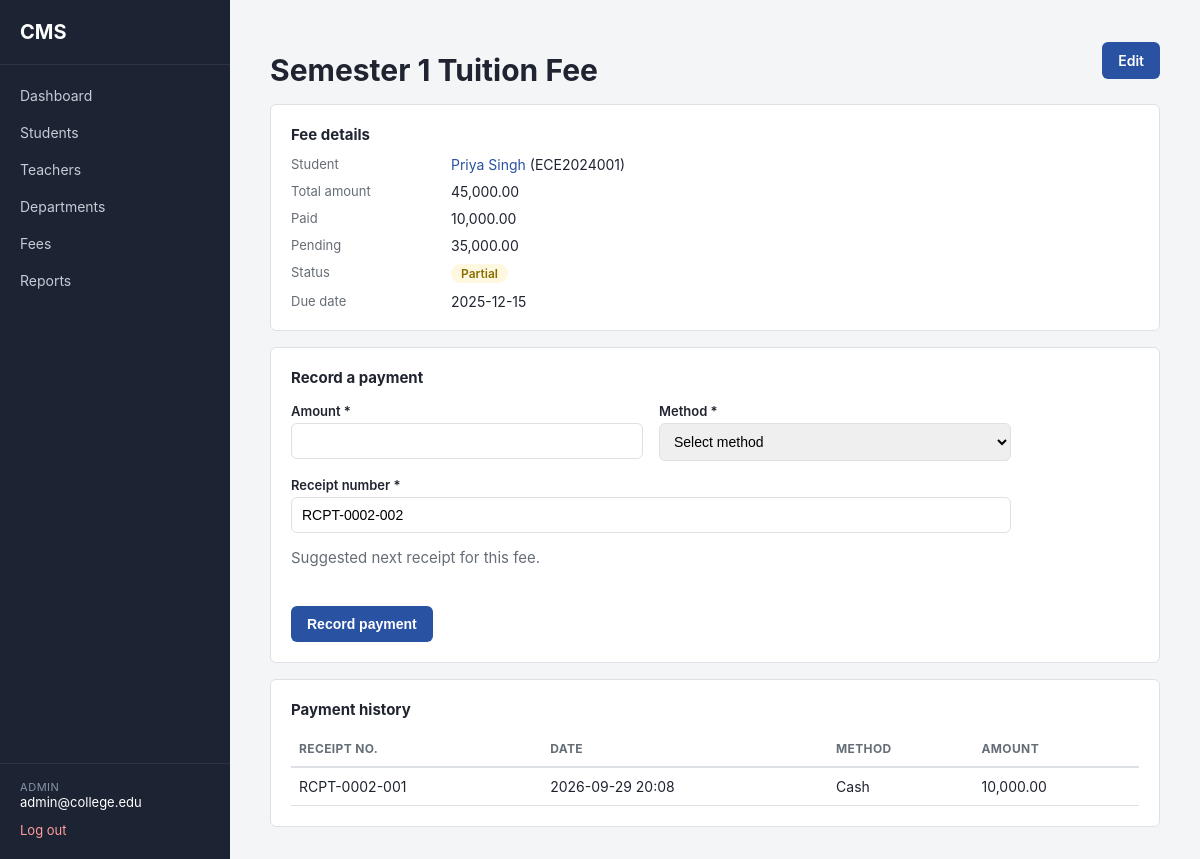
Page /admin/fees/2 (signed in) on the committed database.
### app/models/user.py (models this page shows, shortened)
class User(db.Model, UserMixin, TimestampMixin):
    __tablename__ = "users"
    id = db.Column(db.Integer, primary_key=True)
    email = db.Column(db.String(120), unique=True, nullable=False, index=True)
    password_hash = db.Column(db.String(255), nullable=False)
    role = db.Column(db.String(20), nullable=False)
    is_active_account = db.Column(db.Boolean, default=True, nullable=False)
    student_profile = db.relationship(
        "Student", backref="user", uselist=False, cascade="all, delete-orphan"
    )
    teacher_profile = db.relationship(
        "Teacher", backref="user", uselist=False, cascade="all, delete-orphan"
    )
    @property
    def is_active(self):
        return self.is_active_account
    def is_admin(self):
        return self.role == "admin"

### app/models/fee.py (models this page shows, shortened)
class Fee(db.Model, TimestampMixin):
    __tablename__ = "fees"
    id = db.Column(db.Integer, primary_key=True)
    student_id = db.Column(db.Integer, db.ForeignKey("students.id"), nullable=False)
    title = db.Column(db.String(100), nullable=False)  # "Semester 3 Fees"
    total_amount = db.Column(db.Float, nullable=False)
    due_date = db.Column(db.Date, nullable=True)
    payments = db.relationship("Payment", backref="fee", lazy=True)
    def paid_amount(self):
        return sum(p.amount for p in self.payments)
    def pending_amount(self):
        return round(self.total_amount - self.paid_amount(), 2)
    def status(self):
        if self.pending_amount() <= 0:
            return "paid"
        if self.paid_amount() > 0:
            return "partial"
        return "pending"

### app/models/student.py (models this page shows, shortened)
class Student(db.Model, TimestampMixin):
    __tablename__ = "students"
    id = db.Column(db.Integer, primary_key=True)
    user_id = db.Column(
        db.Integer, db.ForeignKey("users.id"), unique=True, nullable=False
    )
    roll_number = db.Column(db.String(30), unique=True, nullable=False)
    full_name = db.Column(db.String(150), nullable=False)
    date_of_birth = db.Column(db.Date, nullable=True)
    gender = db.Column(db.String(20), nullable=True)
    phone = db.Column(db.String(20), nullable=True)
    address = db.Column(db.String(255), nullable=True)
    admission_date = db.Column(db.Date, nullable=True)
    course_id = db.Column(db.Integer, db.ForeignKey("courses.id"), nullable=False)
    current_semester_id = db.Column(
        db.Integer, db.ForeignKey("semesters.id"), nullable=True
    )
    section_id = db.Column(db.Integer, db.ForeignKey("sections.id"), nullable=True)
    is_active_student = db.Column(db.Boolean, default=True, nullable=False)
    current_semester = db.relationship(
        "Semester", foreign_keys=[current_semester_id]
    )
    enrollments = db.relationship("Enrollment", backref="student", lazy=True)
    attendance_records = db.relationship("Attendance", backref="student", lazy=True)
    marks_records = db.relationship("Marks", backref="student", lazy=True)
    fees = db.relationship("Fee", backref="student", lazy=True)

### app/models/payment.py (models this page shows, shortened)
class Payment(db.Model):
    __tablename__ = "payments"
    id = db.Column(db.Integer, primary_key=True)
    fee_id = db.Column(db.Integer, db.ForeignKey("fees.id"), nullable=False)
    amount = db.Column(db.Float, nullable=False)
    paid_on = db.Column(db.DateTime, default=datetime.utcnow, nullable=False)
    method = db.Column(db.String(30), nullable=True)  # "cash", "card", "upi" ...
    receipt_number = db.Column(db.String(50), unique=True, nullable=False)

### app/routes/fees.py (the view)
@fees_bp.route("/<int:fee_id>")
@login_required
@role_required("admin")
def view_fee(fee_id):
    fee = Fee.query.get_or_404(fee_id)
    return render_template(
        "fees/profile.html",
        fee=fee,
        payment_methods=PAYMENT_METHODS,
        suggested_receipt=_next_receipt(fee),
    )

### app/__init__.py (called while the page is built)
@login_manager.user_loader
def load_user(user_id):
    from app.models.user import User
    return db.session.get(User, int(user_id))

### app/routes/fees.py (called while the page is built)
def _next_receipt(fee):
    count = Payment.query.filter_by(fee_id=fee.id).count()
    return f"RCPT-{fee.id:04d}-{count + 1:03d}"

### app/templates/fees/profile.html (shortened to what this page needs)
{% extends "base.html" %}
{% block content %}
<div class="page-header">
    <h1>{{ fee.title }}</h1>
    <a href="{{ url_for('fees.edit_fee', fee_id=fee.id) }}" class="btn btn-primary">Edit</a>
</div>
<div class="card">
    <h2 class="card-title">Fee details</h2>
    <dl class="detail-grid">
        <dt>Student</dt>
        <dd><a href="{{ url_for('students.view_student', student_id=fee.student_id) }}">{{ fee.student.full_name }}</a> ({{ fee.student.roll_number }})</dd>
        <dt>Total amount</dt><dd>{{ fee.total_amount | money }}</dd>
        <dt>Paid</dt><dd>{{ fee.paid_amount() | money }}</dd>
        <dt>Pending</dt><dd>{{ fee.pending_amount() | money }}</dd>
        {% set status = fee.status() %}
        <dt>Status</dt>
        <dd>
            <span class="badge {{ 'badge-success' if status == 'paid' else ('badge-warning' if status == 'partial' else 'badge-danger') }}">
                {{ status | capitalize }}
            </span>
        </dd>
        <dt>Due date</dt><dd>{{ fee.due_date or "-" }}</dd>
    </dl>
</div>
<div class="card">
    <h2 class="card-title">Record a payment</h2>
    {% if status != "paid" %}
    <form method="POST" action="{{ url_for('fees.add_payment', fee_id=fee.id) }}" class="stacked-form">
        <div class="form-grid">
            <div>
                <label for="amount">Amount *</label>
                <input type="number" id="amount" name="amount" min="0.01" step="0.01"
                       max="{{ fee.pending_amount() }}" required>
            </div>
            <div>
                <label for="method">Method *</label>
                <select id="method" name="method" required>
                    <option value="">Select method</option>
                </select>
            </div>
            <div class="span-2">
                <label for="receipt_number">Receipt number *</label>
                <input type="text" id="receipt_number" name="receipt_number"
                       value="{{ suggested_receipt }}" required>
                <p class="text-muted">Suggested next receipt for this fee.</p>
            </div>
        </div>
        <div class="form-actions">
            <button type="submit" class="btn btn-primary">Record payment</button>
        </div>
    </form>
    {% else %}
    <p class="text-muted">This fee is fully paid - no more payments can be recorded.</p>
    {% endif %}
</div>
<div class="card">
    <h2 class="card-title">Payment history</h2>
    {% if fee.payments %}
    <table class="data-table">
        <thead>
            <tr>
                <th>Receipt no.</th>
                <th>Date</th>
                <th>Method</th>
                <th>Amount</th>
            </tr>
        </thead>
        <tbody>
            {% for payment in fee.payments | sort(attribute="paid_on", reverse=true) %}
            <tr>
                <td>{{ payment.receipt_number }}</td>
                <td>{{ payment.paid_on.strftime('%Y-%m-%d %H:%M') }}</td>
                <td>{{ payment.method | replace("_", " ") | title }}</td>
                <td>{{ payment.amount | money }}</td>
            </tr>
            {% endfor %}
        </tbody>
    </table>
    {% else %}
    <p class="text-muted">No payments recorded for this fee yet.</p>
    {% endif %}
</div>
{% endblock %}

### app/templates/base.html (shortened to what this page needs)
<!DOCTYPE html>
<html lang="en">
<head>
    <link rel="stylesheet" href="{{ url_for('static', filename='css/style.css') }}">
</head>
<body>
{% if current_user.is_authenticated %}
<div class="layout">
    <aside class="sidebar">
        <div class="sidebar-brand">CMS</div>
        <nav class="sidebar-nav">
            <a href="{{ url_for('main.dashboard') }}" class="nav-link">Dashboard</a>
            {% if current_user.is_admin() %}
                <a href="{{ url_for('students.list_students') }}" class="nav-link">Students</a>
                <a href="{{ url_for('teachers.list_teachers') }}" class="nav-link">Teachers</a>
                <a href="{{ url_for('departments.list_departments') }}" class="nav-link">Departments</a>
                <a href="{{ url_for('fees.list_fees') }}" class="nav-link">Fees</a>
                <a href="{{ url_for('reports.index') }}" class="nav-link">Reports</a>
            {% elif current_user.is_teacher() %}
                <a href="#" class="nav-link">My Subjects</a>
                <a href="#" class="nav-link">Attendance</a>
                <a href="#" class="nav-link">Marks</a>
            {% else %}
                <a href="#" class="nav-link">My Attendance</a>
                <a href="#" class="nav-link">My Marks</a>
                <a href="#" class="nav-link">My Fees</a>
            {% endif %}
        </nav>
        <div class="sidebar-footer">
            <div class="user-chip">
                <span class="user-role">{{ current_user.role }}</span>
                <span class="user-email">{{ current_user.email }}</span>
            </div>
            <a href="{{ url_for('auth.logout') }}" class="logout-link">Log out</a>
        </div>
    </aside>
    <main class="content">
        {% block content %}{% endblock %}
    </main>
</div>
{% else %}
    {% include "_flash.html" %}
    {% block guest_content %}{% endblock %}
{% endif %}
</body>
</html>

### app/static/css/style.css (style rules this page uses)
:root { --color-bg: #f4f5f7; --color-surface: #ffffff; --color-border: #dde1e6; --color-text: #1f2430; --color-text-muted: #656d76; --color-primary: #2952a3; --color-primary-dark: #1f3f80; --color-sidebar-bg: #1c2333; --color-sidebar-text: #c7cbd6; --color-sidebar-text-active: #ffffff; --color-success: #1e7e34; --color-danger: #b3261e; --color-warning: #8a6d00; --color-info: #14618c; --radius: 6px; --font: -apple-system, BlinkMacSystemFont, "Segoe UI", Roboto, Helvetica, Arial, sans-serif; }
* { box-sizing: border-box; }
body { margin: 0; font-family: var(--font); background: var(--color-bg); color: var(--color-text); font-size: 15px; }
a { color: var(--color-primary); text-decoration: none; }
.layout { display: flex; min-height: 100vh; }
.sidebar { width: 230px; flex-shrink: 0; background: var(--color-sidebar-bg); color: var(--color-sidebar-text); display: flex; flex-direction: column; padding: 20px 0; }
.sidebar-brand { font-weight: 700; font-size: 20px; color: #fff; padding: 0 20px 20px 20px; border-bottom: 1px solid rgba(255, 255, 255, 0.08); }
.sidebar-nav { display: flex; flex-direction: column; margin-top: 12px; flex-grow: 1; }
.nav-link { color: var(--color-sidebar-text); padding: 10px 20px; font-size: 14px; }
.sidebar-footer { padding: 16px 20px 0 20px; border-top: 1px solid rgba(255, 255, 255, 0.08); }
.user-chip { display: flex; flex-direction: column; margin-bottom: 10px; }
.user-role { text-transform: uppercase; font-size: 11px; letter-spacing: 0.05em; color: #8b93a7; }
.user-email { font-size: 13px; color: #fff; }
.logout-link { font-size: 13px; color: #ff9d9d; }
.content { flex-grow: 1; padding: 32px 40px; max-width: 1100px; }
.card { background: var(--color-surface); border: 1px solid var(--color-border); border-radius: var(--radius); padding: 20px; margin-top: 16px; }
.btn { display: inline-block; border: none; border-radius: var(--radius); padding: 10px 16px; font-size: 14px; font-weight: 600; cursor: pointer; }
.btn-primary { background: var(--color-primary); color: #fff; }
.page-header { display: flex; align-items: center; justify-content: space-between; margin-bottom: 4px; }
.page-header h1 { margin-bottom: 0; }
.data-table { width: 100%; border-collapse: collapse; font-size: 14px; }
.data-table th { text-align: left; padding: 10px 8px; border-bottom: 2px solid var(--color-border); color: var(--color-text-muted); font-size: 12px; text-transform: uppercase; letter-spacing: 0.03em; }
.data-table td { padding: 10px 8px; border-bottom: 1px solid var(--color-border); vertical-align: middle; }
.badge { display: inline-block; padding: 2px 10px; border-radius: 100px; font-size: 12px; font-weight: 600; }
.badge-warning { background: #fff8e1; color: var(--color-warning); }
.stacked-form { max-width: 720px; }
.form-grid { display: grid; grid-template-columns: 1fr 1fr; gap: 16px; margin-top: 16px; }
.form-grid .span-2 { grid-column: span 2; }
.form-grid label { display: block; font-size: 13px; font-weight: 600; margin-bottom: 4px; }
.form-grid input, .form-grid select { width: 100%; padding: 9px 10px; border: 1px solid var(--color-border); border-radius: var(--radius); font-size: 14px; }
.form-actions { margin-top: 24px; display: flex; gap: 12px; align-items: center; }
.card-title { font-size: 15px; margin: 0 0 12px 0; }
.detail-grid { display: grid; grid-template-columns: 160px 1fr; row-gap: 10px; margin: 0; }
.detail-grid dt { color: var(--color-text-muted); font-size: 13px; }
.detail-grid dd { margin: 0; font-size: 14px; }
.text-muted { color: var(--color-text-muted); }

### rows in the picture
User: role "ADMIN", email "admin@college.edu"
Fee: title "Semester 1 Tuition Fee", total_amount "45,000.00", pending_amount "35,000.00", due_date "2025-12-15"
Student: student.full_name "Priya Singh", student.roll_number "ECE2024001"
Payment: paid_amount "10,000.00", receipt_number "RCPT-0002-001", paid_on "2026-09-29 20:08", method "Cash", amount "10,000.00"

### other values in the picture
{{ status | capitalize }} "Partial"
